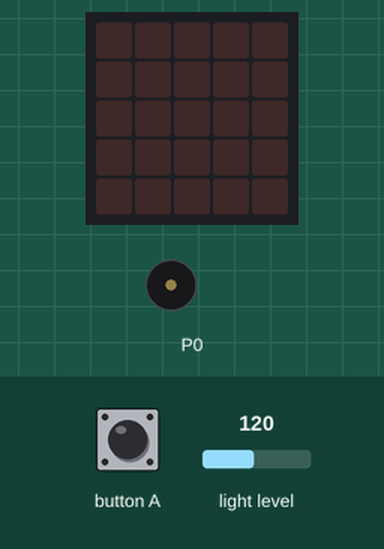
This program was run on a simulated BBC micro:bit (MakeCode). Parts: the board's 5×5 LED display, buzzer (waves = sounding). The inputs (shaded band) are chosen by the test bench; at power-on: light level 120.

Above: at 1.2 s.
1.3 s: button A pressed for 0.15 s
At 4.2 s:
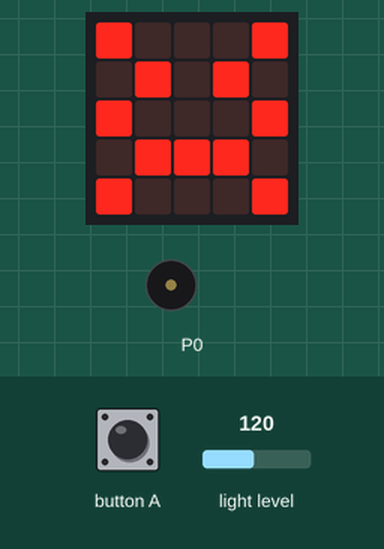
4.4 s: light level set to 95
7.2 s: light level set to 86
At 9.0 s:
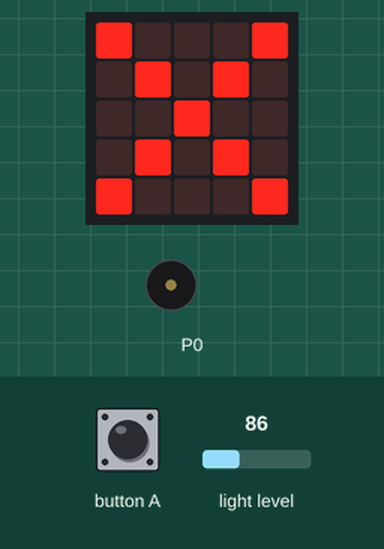
10.2 s: light level set to 128
At 13.03 s:
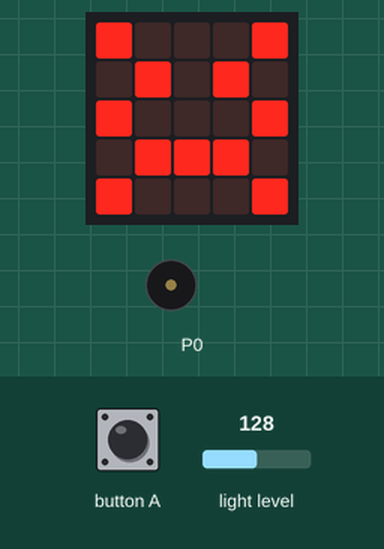
13.2 s: light level set to 5
At 15.0 s:
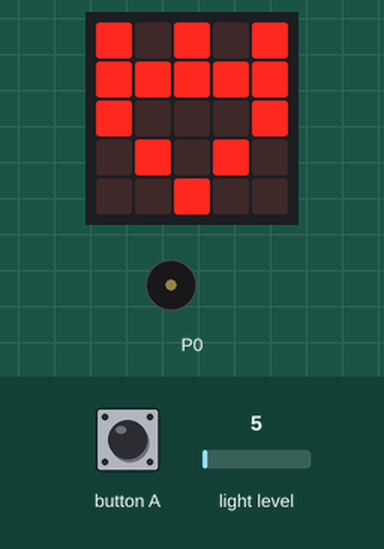
16.2 s: light level set to 191
At 17.6 s:
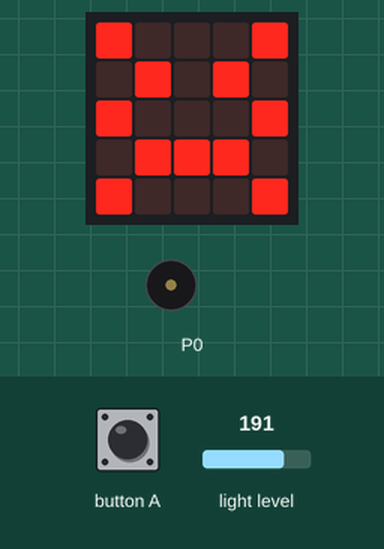
Timing chart, 0 to 20.2 s (numbered marks = the images above; inputs shaded):
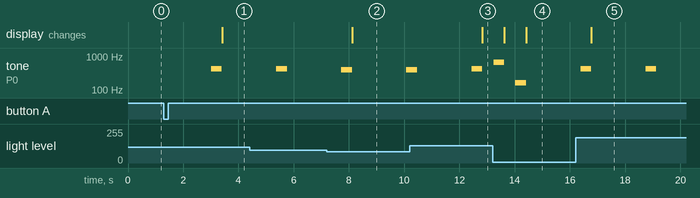

Measured:
- the behaviour switches between 90 and 89 on light level (found by bisection; images 1 and 2)
- after the input at 1.3 s, tone on P0: silent → 415 Hz after 1.7 s, → silent 0.39 s later; the display: changes after 2.1 s (image 1)
- after the input at 7.2 s, the display: changes after 0.92 s (image 2)
- after the input at 10.2 s, the display: changes after 2.6 s (image 3)
- after the input at 13.2 s, the display: first changes after 0.43 s (image 4 shows a later state)
- after the input at 16.2 s, the display: changes after 0.58 s (image 5)

The program:

main.ts
```typescript
input.onButtonPressed(Button.A, function () {
    music.setTempo(154)
    for (let index = 0; index < 50; index++) {
        music.rest(music.beat(BeatFraction.Breve))
        if (input.lightLevel() < 90) {
            music.playTone(392, music.beat(BeatFraction.Whole))
            basic.showLeds(`
                # . . . #
                . # . # .
                . . # . .
                . # . # .
                # . . . #
                `)
        } else {
            if (input.lightLevel() < 30) {
                music.playTone(523, music.beat(BeatFraction.Whole))
                basic.showLeds(`
                    # . # . #
                    . # . # .
                    # # # # #
                    . # . # .
                    # . # . #
                    `)
            } else {
                music.playTone(415, music.beat(BeatFraction.Whole))
                basic.showLeds(`
                    # . . . #
                    . # . # .
                    # . . . #
                    . # # # .
                    # . . . #
                    `)
            }
            if (input.lightLevel() < 50) {
                music.playTone(659, music.beat(BeatFraction.Whole))
                basic.showLeds(`
                    . # . . #
                    . . . . .
                    . . # # .
                    . # . . #
                    . . . . .
                    `)
            }
            if (input.lightLevel() < 65) {
                music.playTone(165, music.beat(BeatFraction.Whole))
                basic.showLeds(`
                    # . # . #
                    # # # # #
                    # . . . #
                    . # . # .
                    . . # . .
                    `)
            }
        }
    }
})
```

test.ts
```typescript
// テストはここに来ます。このパッケージが拡張機能として使用されるときにはコンパイルされません。
```
